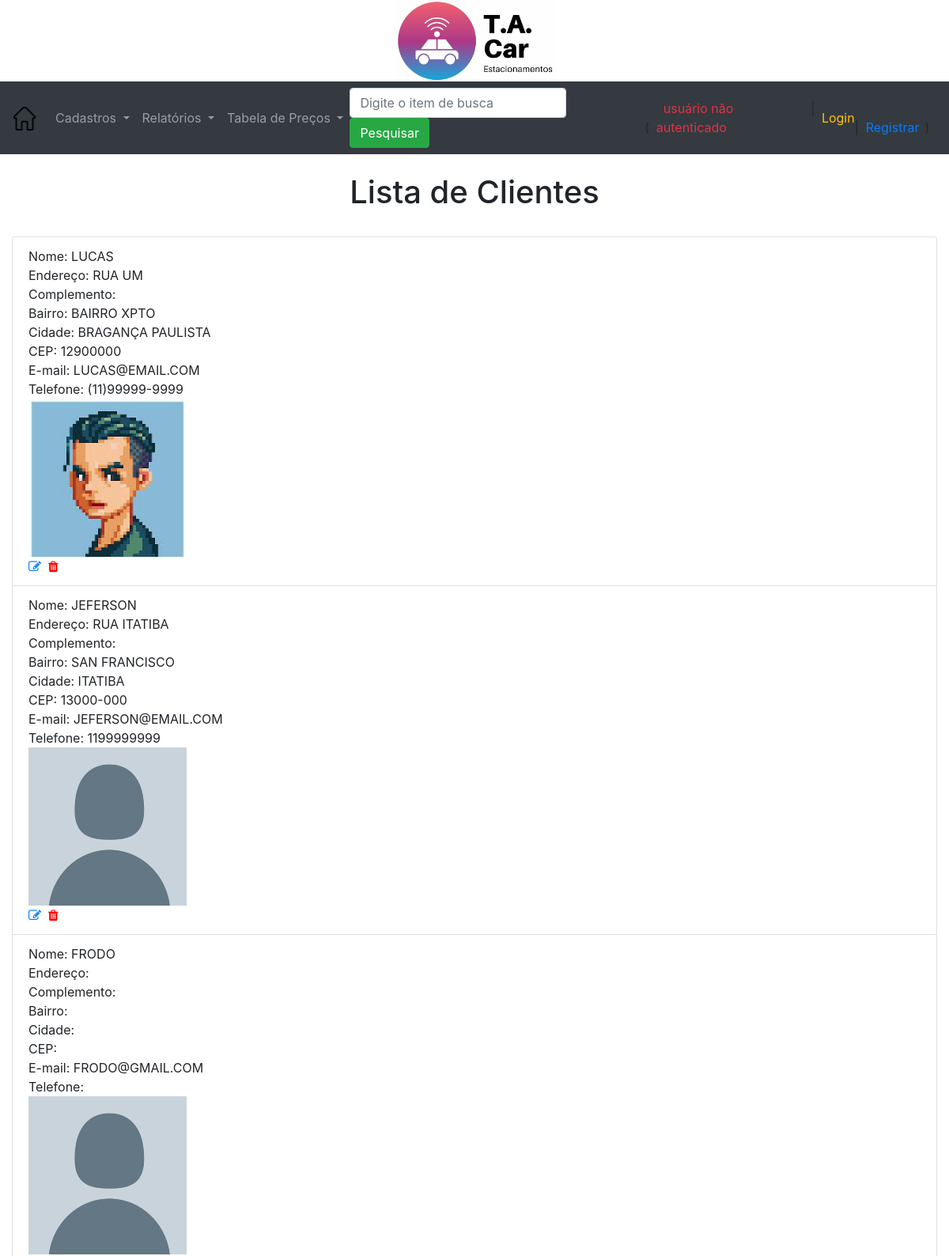
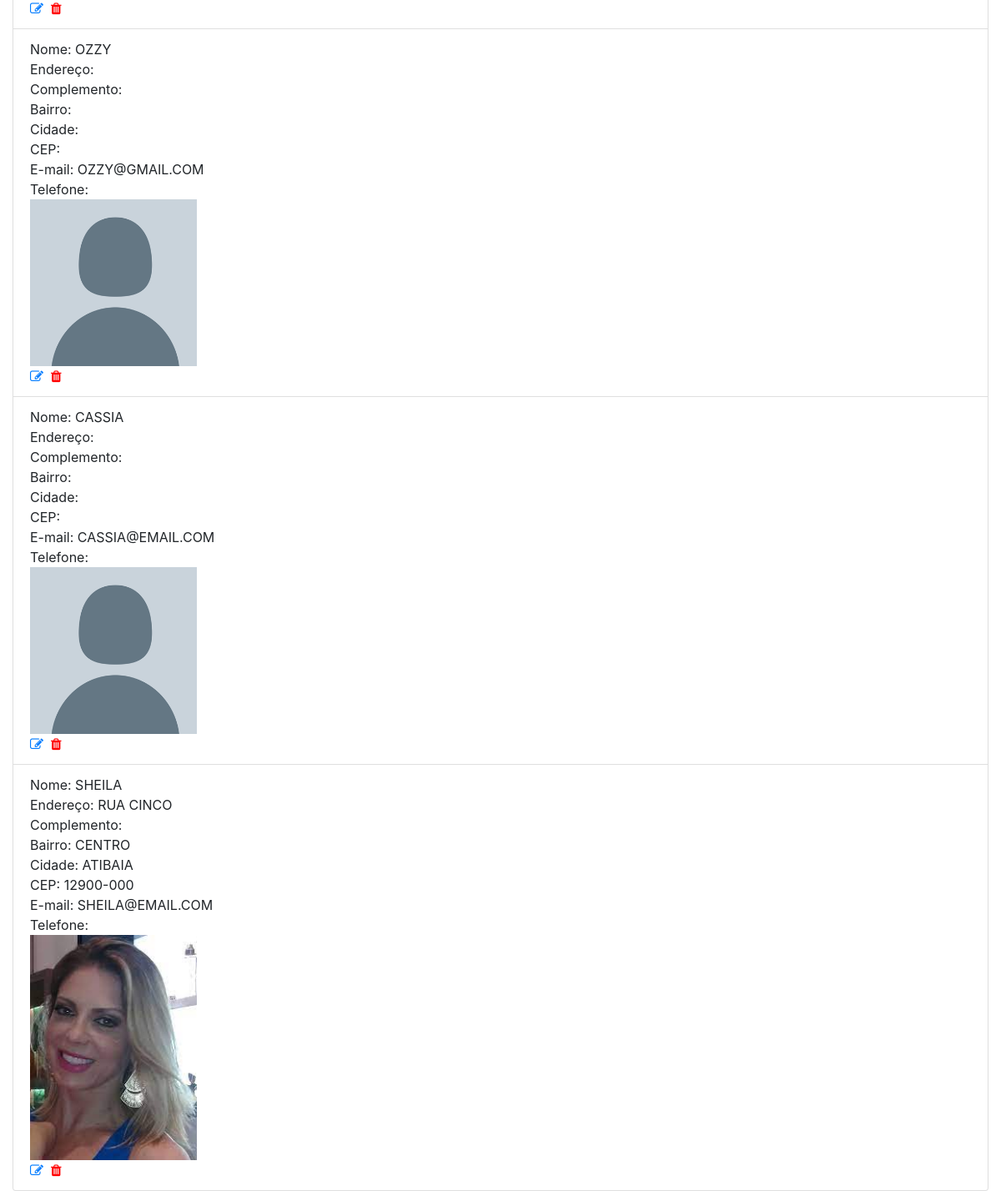
The app's page /lista_clientes/ with its own data (2 pictures, top to bottom).
### core/models.py (models this page shows, shortened)
class Cliente(models.Model):
    nome = models.CharField(max_length=50, verbose_name="Nome")
    endereco = models.CharField(max_length=100, blank=True, null=True, verbose_name="Endereço")
    complemento = models.CharField(max_length=100, blank=True, null=True, verbose_name="Complemento")
    bairro = models.CharField(max_length=100, blank=True, null=True, verbose_name="Bairro")
    cidade = models.CharField(max_length=100, blank=True, null=True, verbose_name="Cidade")
    cep = models.CharField(max_length=12, blank=True, null=True, verbose_name="CEP")
    email = models.EmailField()
    telefone = models.CharField(max_length=20, blank=True, null=True, verbose_name="Telefone")
    foto = models.ImageField(upload_to='fotos_clientes', blank=True, null=True)
    class Meta:
        verbose_name_plural = 'Clientes'

### core/views.py (the view)
# urls.py: path('lista_clientes/', lista_clientes, name='url_lista_clientes'),
def lista_clientes(request):
    dados = Cliente.objects.all()
    if request.POST:
        if request.POST['pesquisa']:
            dados = Cliente.objects.filter(nome=request.POST['pesquisa'])
    contexto = {'dados': dados}
    return render(request, 'core/lista_clientes.html', contexto)

### core/templates/core/lista_clientes.html (shortened to what this page needs)
{% extends 'base.html' %}
{% load static %}
{% block main %}
    <h1><center> Lista de Clientes </center></h1><br>
    <ul class="list-group">
        {% for i in dados %}
        <li class="list-group-item">
            Nome: {{ i.nome }} <br>
            {% if i.endereco %}
                Endereço: {{ i.endereco }} <br>
            {% else %}
                Endereço: <br>
            {% endif %}
            {% if i.complemento %}
                Complemento: {{ i.complemento }} <br>
            {% else %}
                Complemento: <br>
            {% endif %}
            {% if i.bairro %}
                Bairro: {{ i.bairro }} <br>
            {% else %}
                Bairro: <br>
            {% endif %}
            {% if i.cidade %}
                Cidade: {{ i.cidade }} <br>
            {% else %}
                Cidade: <br>
            {% endif %}
            {% if i.cep %}
                CEP: {{ i.cep }} <br>
            {% else %}
                CEP: <br>
            {% endif %}
            E-mail: {{i.email }} <br>
            {% if i.telefone %}
                Telefone: {{i.telefone }} <br>
            {% else %}
                Telefone: <br>
            {% endif %}
            {% if i.foto %}
                <img src = "{{ i.foto.url }}" width="200"> <br>
            {% else %}
                <img src = "{% static 'img/avatar.png' %}" width="200"> <br>
            {% endif %}
            <a href="/altera_cliente/{{i.id}}/"><i class="fa fa-edit"></i></a>&nbsp
            <a href="/exclui_cliente/{{i.id}}/"><i class="fa fa-trash"; style = color:red></i></a> <br>
        </li>
        {% endfor %}
    </ul>
{% endblock %}

### templates/base.html (shortened to what this page needs)
{% load static %}
<!DOCTYPE html>
<html lang="en">
<head>
    <link rel="stylesheet" href="https://cdn.jsdelivr.net/npm/bootstrap@4.6.1/dist/css/bootstrap.min.css">
    <link rel="stylesheet" href="https://cdnjs.cloudflare.com/ajax/libs/font-awesome/4.7.0/css/font-awesome.min.css">
</head>
<body>
    <center> <img src="{% static 'img/ta_car.jpg' %}" width="200"> </center>
    <nav class="navbar navbar-expand-sm bg-dark navbar-dark">
        <a class="navbar-brand" href="/"><img src="{% static 'img/botao-home.png' %}" width="30"></a>
        <ul class="navbar-nav">
            <li class="nav-item dropdown">
                <a class="nav-link dropdown-toggle" href="#" id="navbardrop" data-toggle="dropdown">
                    Cadastros
                </a>
            </li>
            <li class="nav-item dropdown">
                <a class="nav-link dropdown-toggle" href="#" id="navbardrop" data-toggle="dropdown">
                    Relatórios
                </a>
            </li>
            <li class="nav-item dropdown">
                <a class="nav-link dropdown-toggle" href="#" id="navbardrop" data-toggle="dropdown">
                    Tabela de Preços
                </a>
            </li>
        </ul>
        <form class="form-inline" method="post">
            <input class="form-control mr-sm-2" type="text" placeholder="Digite o item de busca" name="pesquisa">
            <button class="btn btn-success" type="submit">Pesquisar</button>
        </form>
        {% if user.get_username %}
            &nbsp (<a class="text-warning"> &nbsp usuário: {{ user.get_username }}</a> &nbsp | &nbsp
            <a href="/accounts/logout/" class="text-danger">Logout</a> &nbsp | &nbsp
            <a href="/admin/">Admin</a> &nbsp) <br>
        {% else %}
            &nbsp (<a class="text-danger"> &nbsp usuário não autenticado </a> &nbsp | &nbsp
            <a href="/accounts/login/" class="text-warning"> Login </a> &nbsp |
            <a href="/accounts/registrar/"> &nbsp Registrar </a> &nbsp ) <br>
        {% endif %}
    </nav>
    <br>
    <div class="container-fluid">
        {% block main %}
        {% endblock %}
    </div>
</body>
</html>

### records on screen
Cliente: nome "LUCAS", endereco "RUA UM", shows "Complemento:", bairro "BAIRRO XPTO", cidade "BRAGANÇA PAULISTA", cep "12900000", email "LUCAS@EMAIL.COM", telefone "(11)99999-9999", foto (picture)
Cliente: nome "JEFERSON", endereco "RUA ITATIBA", shows "Complemento:", bairro "SAN FRANCISCO", cidade "ITATIBA", cep "13000-000", email "JEFERSON@EMAIL.COM", telefone "1199999999"
Cliente: nome "FRODO", shows "Endereço:", shows "Complemento:", shows "Bairro:", shows "Cidade:", shows "CEP:", email "FRODO@GMAIL.COM", shows "Telefone:"
Cliente: nome "OZZY", shows "Endereço:", shows "Complemento:", shows "Bairro:", shows "Cidade:", shows "CEP:", email "OZZY@GMAIL.COM", shows "Telefone:"
Cliente: nome "CASSIA", shows "Endereço:", shows "Complemento:", shows "Bairro:", shows "Cidade:", shows "CEP:", email "CASSIA@EMAIL.COM", shows "Telefone:"
Cliente: nome "SHEILA", endereco "RUA CINCO", shows "Complemento:", bairro "CENTRO", cidade "ATIBAIA", cep "12900-000", email "SHEILA@EMAIL.COM", shows "Telefone:", foto (picture)
